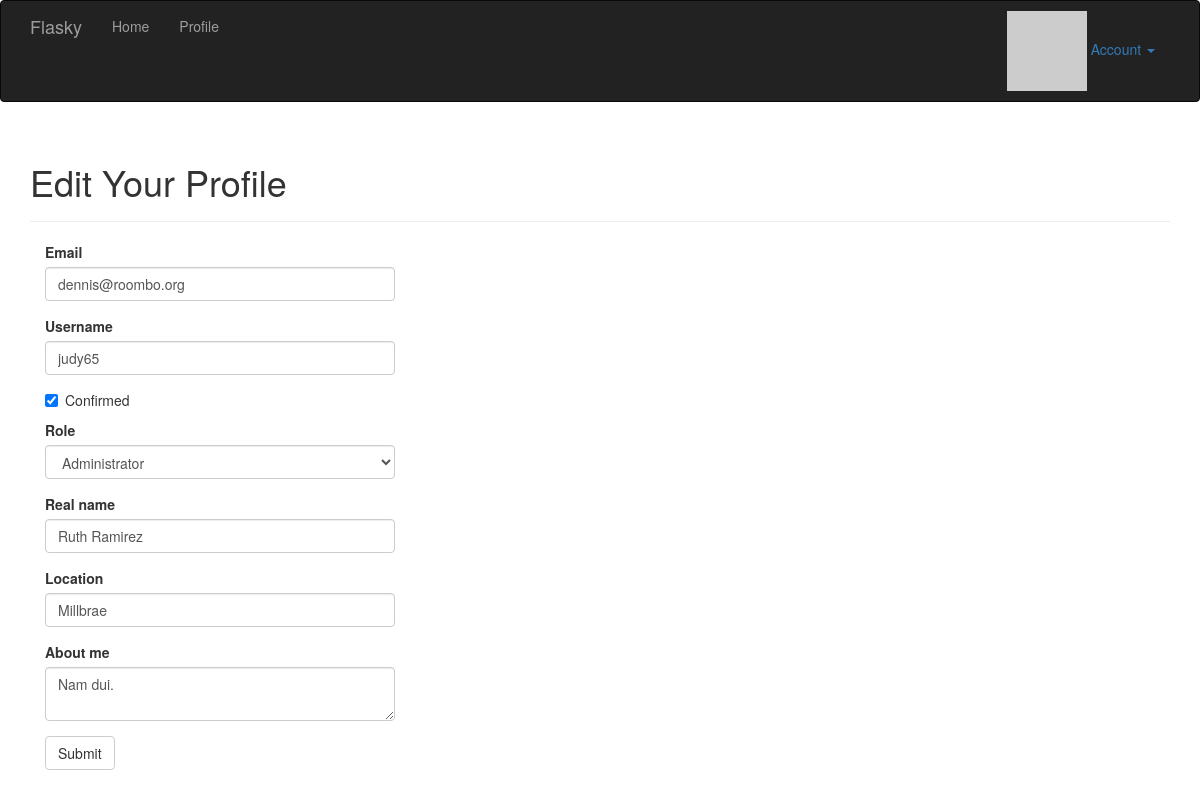
The page /edit-profile/3 (signed in) on the database its author committed.
### app/models.py (models this page shows, shortened)
class User(UserMixin, db.Model):
    __tablename__ = 'users'
    id = db.Column(db.Integer, primary_key=True)
    email = db.Column(db.String(64), unique=True, index=True)
    username = db.Column(db.String(64), unique=True, index=True)
    role_id = db.Column(db.Integer, db.ForeignKey('roles.id'))
    password_hash = db.Column(db.String(128))
    confirmed = db.Column(db.Boolean, default=False)
    name = db.Column(db.String(64))
    location = db.Column(db.String(64))
    about_me = db.Column(db.Text())
    member_since = db.Column(db.DateTime(), default=datetime.utcnow)
    last_seen = db.Column(db.DateTime(), default=datetime.utcnow)
    avatar_hash = db.Column(db.String(32))
    posts = db.relationship("Post", backref="author", lazy="dynamic")
    def can(self, permissions):
        return self.role is not None and (self.role.permissions & permissions) == permissions
    @property
    def password(self):
        raise AttributeError("password is not a readable attribute")
    def gravatar(self, size=100, default="identicon", rating="g"):
        if request.is_secure:
            url = "http://secure.gravatar.com/avatar"
        else:
            url = 'http://www.gravatar.com/avatar'
        hash = self.avatar_hash or hashlib.md5(self.email.encode("utf-8")).hexdigest()
        return '{url}/{hash}?s={size}&d={default}&r={rating}'.format(
            url=url, hash=hash, size=size, default=default, rating=rating)
    def ping(self):
        self.last_seen = datetime.utcnow()
        db.session.add(self)

### app/main/views.py (the view, shortened to what this page needs)
@main.route("/edit-profile/<int:id>", methods=["GET", "POST"])
@login_required
@admin_required
def edit_profile_admin(id):
    user = User.query.get_or_404(id)
    form = EditProfileAdminForm(user=user)
    form.email.data = user.email
    form.username.data = user.username
    form.confirmed.data = user.confirmed
    form.role.data = user.role_id
    form.name.data = user.name
    form.location.data = user.location
    form.about_me.data = user.about_me
    return render_template("edit_profile.html", form=form, user=user)

### app/main/forms.py (shortened to what this page needs)
class EditProfileAdminForm(FlaskForm):
    email = StringField("Email", validators=[Required(), Length(1, 64), Email()])
    username = StringField("Username",
                           validators=[Required(), Length(1, 64),
                                       Regexp(r"^[a-zA-Z][a-zA-Z0-9_.]*$", 0,
                                              "Username must have only letters,numbers,dots or underscores.")])
    confirmed = BooleanField("Confirmed")
    role = SelectField("Role", coerce=int)
    name = StringField("Real name", validators=[Length(1, 64)])
    location = StringField("Location", validators=[Length(1, 64)])
    about_me = TextAreaField("About me")
    submit = SubmitField("Submit")
    def __init__(self, user, *args, **kwargs):
        super(EditProfileAdminForm, self).__init__(*args, **kwargs)
        self.role.choices = [(role.id, role.name)
                             for role in Role.query.order_by(Role.name).all()]
        self.user = user

### app/auth/views.py (called while the page is built)
@auth.before_app_request
def before_request():
    if current_user.is_authenticated:
        current_user.ping()
        if not current_user.confirmed \
                and request.endpoint[:5] != "auth.":
            return redirect(url_for("auth.unconfirmed"))

### app/main/__init__.py (called while the page is built)
@main.app_context_processor
def inject_permissions():
    return dict(Permission=Permission)

### app/models.py (called while the page is built)
@login_manager.user_loader
def load_user(user_id):
    return User.query.get(int(user_id))

### app/templates/edit_profile.html (shortened to what this page needs)
{% extends "base.html" %}
{% import "bootstrap/wtf.html" as wtf %}
{% block page_content %}
    <div class="page-header">
        <h1>
            Edit Your Profile
        </h1>
    </div>
    <div class="col-md-4">
        {{wtf.quick_form(form)}}
    </div>
{% endblock %}

### rows shown on the page
User: email "dennis@roombo.org", username "judy65", confirmed "☑", role "Administrator", name "Ruth Ramirez", location "Millbrae", about_me "Nam dui."
